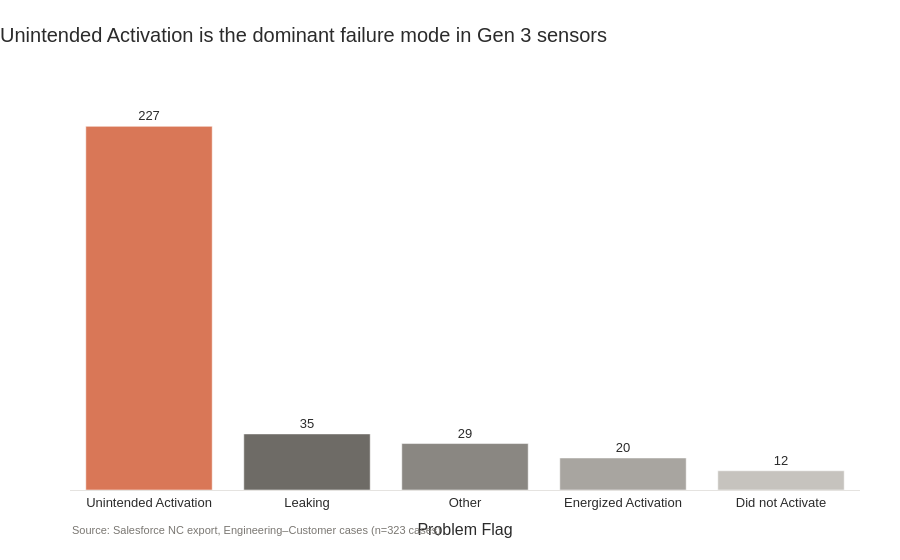

The cell this chart's notebook holds for it:
### Code cell
fig_pflag_bar = px.bar(
    pflag_counts, x="Problem Flag", y="Count", text="Count",
    color="Problem Flag", color_discrete_map=pflag_color_map,
    title=f"{top_flag} is the dominant failure mode in Gen 3 sensors",
)
fig_pflag_bar.update_traces(textposition="outside")
fig_pflag_bar.update_yaxes(
    showticklabels=False, showgrid=False, title="",
    range=[0, pflag_counts["Count"].max() * 1.1],
)
fig_pflag_bar.update_layout(showlegend=False)
add_source(fig_pflag_bar, f"Source: Salesforce NC export, Engineering–Customer cases (n={len(df_customer)} cases)")

### Figure 1 — Plotly figure (JSON) as saved in the notebook; plotly's stock layout.template omitted (floating-point values rounded to 4 significant figures)
{"data": [{"hovertemplate": "Problem Flag=%{x}<br>Count=%{text}<extra></extra>", "legendgroup": "Unintended Activation", "marker": {"color": "#D97757", "pattern": {"shape": ""}}, "name": "Unintended Activation", "orientation": "v", "showlegend": true, "text": [227.0], "textposition": "outside", "type": "bar", "x": ["Unintended Activation"], "xaxis": "x", "y": [227], "yaxis": "y"}, {"hovertemplate": "Problem Flag=%{x}<br>Count=%{text}<extra></extra>", "legendgroup": "Leaking", "marker": {"color": "#6E6B66", "pattern": {"shape": ""}}, "name": "Leaking", "orientation": "v", "showlegend": true, "text": [35.0], "textposition": "outside", "type": "bar", "x": ["Leaking"], "xaxis": "x", "y": [35], "yaxis": "y"}, {"hovertemplate": "Problem Flag=%{x}<br>Count=%{text}<extra></extra>", "legendgroup": "Other", "marker": {"color": "#8A8782", "pattern": {"shape": ""}}, "name": "Other", "orientation": "v", "showlegend": true, "text": [29.0], "textposition": "outside", "type": "bar", "x": ["Other"], "xaxis": "x", "y": [29], "yaxis": "y"}, {"hovertemplate": "Problem Flag=%{x}<br>Count=%{text}<extra></extra>", "legendgroup": "Energized Activation", "marker": {"color": "#A8A5A0", "pattern": {"shape": ""}}, "name": "Energized Activation", "orientation": "v", "showlegend": true, "text": [20.0], "textposition": "outside", "type": "bar", "x": ["Energized Activation"], "xaxis": "x", "y": [20], "yaxis": "y"}, {"hovertemplate": "Problem Flag=%{x}<br>Count=%{text}<extra></extra>", "legendgroup": "Did not Activate", "marker": {"color": "#C6C3BE", "pattern": {"shape": ""}}, "name": "Did not Activate", "orientation": "v", "showlegend": true, "text": [12.0], "textposition": "outside", "type": "bar", "x": ["Did not Activate"], "xaxis": "x", "y": [12], "yaxis": "y"}], "layout": {"annotations": [{"font": {"color": "#7A7772", "size": 11}, "showarrow": false, "text": "Source: Salesforce NC export, Engineering–Customer cases (n=323 cases)", "x": 0, "xanchor": "left", "xref": "paper", "y": -0.12, "yref": "paper"}], "barmode": "relative", "legend": {"title": {"text": "Problem Flag"}, "tracegroupgap": 0}, "showlegend": false, "title": {"text": "Unintended Activation is the dominant failure mode in Gen 3 sensors"}, "xaxis": {"anchor": "y", "categoryarray": ["Unintended Activation", "Leaking", "Other", "Energized Activation", "Did not Activate"], "categoryorder": "array", "domain": [0, 1], "title": {"text": "Problem Flag"}}, "yaxis": {"anchor": "x", "domain": [0, 1], "range": [0, 249.7], "showgrid": false, "showticklabels": false, "title": {"text": ""}}}}
